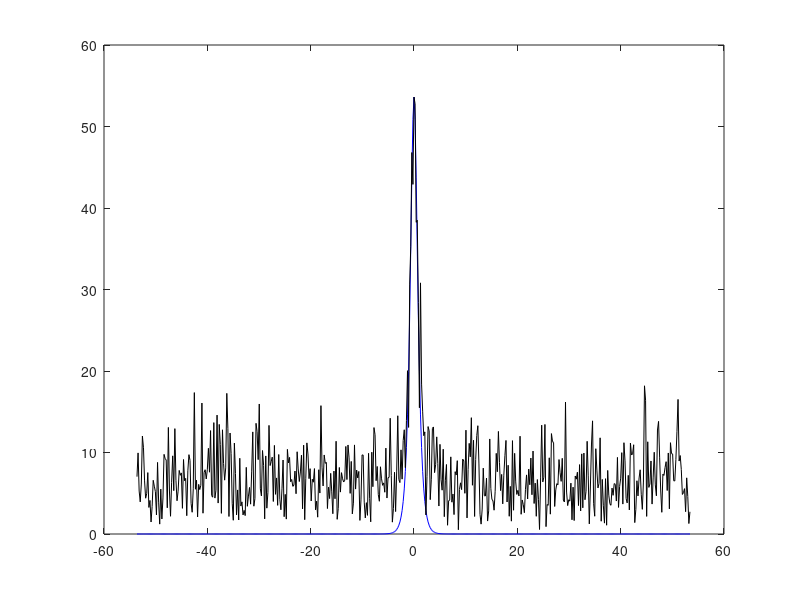

This chart was generated by the following MATLAB code:
clear all; close all; clc;

%% convergence of signal with a loop and white noise parameter
T=30; % Domain
n=512; % points in the function

t2=linspace(-T/2,T/2,n+1);
t=t2(1:n); % we get rid of the last point because the last point is the same as the first
k=(2*pi/T)*[0:n/2-1 -n/2:-1];
ks=fftshift(k); % shift the function for the fourier transformation

u=sech(t); % function
ut=fft(u); % fourier transform

% add noise
noise=30;
utn=ut+noise*(randn(1,n)+i*randn(1,n)); % fourier transform with white noise
un=ifft(utn);

avg=zeros(1,n);
realizations=30;
for j=1:realizations
    utn=ut+noise*(randn(1,n)+i*randn(1,n)); % fourier transform with white noise
    avg=avg+utn;
    avg2=abs(fftshift(avg))/j;
    plot(ks,abs(fftshift(ut)),'b',ks,avg2,'k');
    pause(0.5);
end
